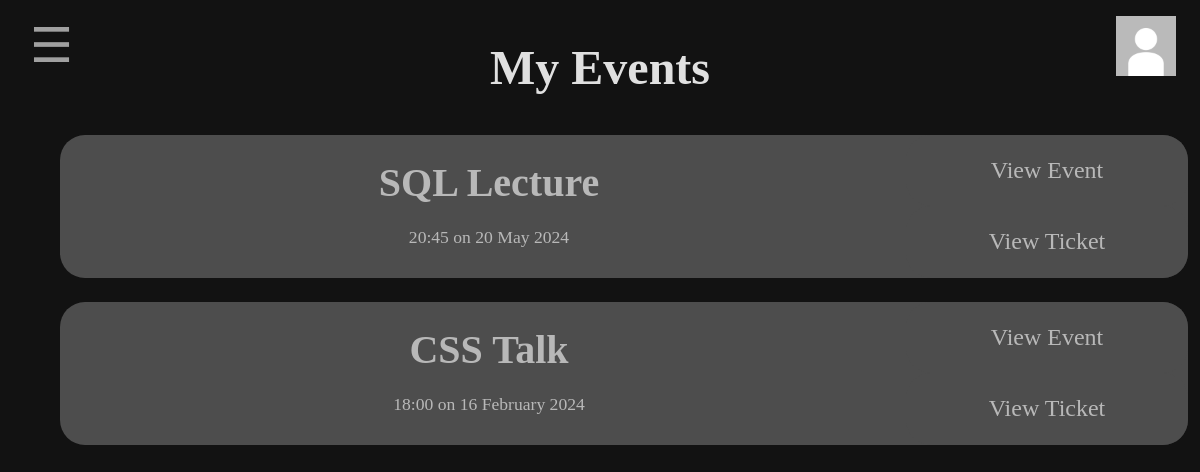
/myEvents (signed in), run on the app's committed database.
### db_schema.py (models this page shows, shortened)
class Event(db.Model):
    __tablename__ = 'events'
    id = db.Column(db.Integer, primary_key=True)
    name = db.Column(db.Text()) #Event name
    start = db.Column(db.DateTime) #Start date and time
    duration = db.Column(db.Time) #Duration
    capacity = db.Column(db.Integer) #Capacity
    active = db.Column(db.PickleType) #Whether the event is still happening (not cancelled)
    warning = db.Column(db.Boolean) #Whether the event is near capacity
    full = db.Column(db.Boolean) #Whether the event is full
    attendees = db.Column(db.PickleType) #List of users attending the event
    def getFormattedDate(self):
        return str(self.start.hour) + ":" + str(self.start.strftime("%M")) + " on " + str(self.start.day) + " " + self.start.strftime("%B") + " " + str(self.start.year)

### eventbyte.py (the view)
@app.route('/myEvents', methods = ['GET', 'POST'])
@login_required
def myEvents():
    events = current_user.getEvents()
    if len(events)>0:
        events.sort(reverse=True, key=(lambda event: event.start))
    attendedTickets = Ticket.query.filter_by(userId = current_user.id, attended = True).all()
    attendedIds = [ticket.eventId for ticket in attendedTickets]
    return render_template("myEvents.html", events = events, isSuperUser = (current_user.id == 1), attendedIds = attendedIds, pfp = getPfpPath(current_user))

### db_schema.py (called while the page is built)
    def getEvents(self):
        eventList = pickle.loads(self.events)
        events = []
        for event in eventList:
            events.append(Event.query.filter_by(name = event).first())
        return events

### eventbyte.py (called while the page is built)
@login_manager.user_loader
def load_user(userId):
    return User.query.get(int(userId))

def getPfpPath(user):
    if os.path.exists(f"static/images/{user.id}.jpeg"):
        return f"/static/images/{user.id}.jpeg"
    else:
        return "/static/images/defaultpfp.jpeg"

### templates/myEvents.html (shortened to what this page needs)
<!DOCTYPE html>
<html lang="en">
    <head>
        <link rel="stylesheet" href="/static/css/layout.css" type="text/css">
    </head>
    <body>
        <div class="contentWrapper">
            <button class="openMenu" type="button" id="openMenu" onclick="openMenu();">&#9776;</button>
            <img class="pfp" alt="Profile Picture" src="{{ pfp }}" name="profilePicture" id="profilePicture">
            <h2>My Events</h2>
            <div class="eventList">
                {% for event in events %}
                    <div class="eventListItem" {% if event.active == False %}style="background-color: #333333;" {% endif %}>
                        <h3>{{ event.name }}</h3>
                        <p>{{ event.getFormattedDate() }}</p>
                        <a href="/event?event={{ event.name }}">
                            <button type="submit" class="viewEvent" id="viewEvent">View Event</button>
                        </a>
                        <a href="/viewTicket?eventId={{ event.id }}" target="_blank">
                            <button type="submit" class="viewEvent" id="viewTicket" target="_blank" {% if event.active == False %} disabled {% endif %}>View Ticket</button>
                        </a>
                    </div>
                {% else %}
                    <div class="eventListItem">
                        <h3 class="noEvents">You have not signed up to any events yet.</h3>
                    </div>
                {% endfor %}
            </div>
        </div>
    </body>
</html>

### static/css/layout.css (style rules this page uses)
body { margin:0; padding:0; background-color: #121212; }
h2 { font-family: "EB Garamond", serif; text-align: center; color: #FFFFFF; opacity: 87%; font-size: 300%; }
h3 { font-family: "EB Garamond", serif; text-align: center; color: #FFFFFF; opacity: 87%; font-size: 200%; }
.eventListItem h3 { color: #FFFFFF; opacity: 60%; font-size: 250%; margin-top: 0; position: relative; text-align: center; width: 75%; margin-bottom: 2%; }
p { font-family: "EB Garamond", serif; color: #FFFFFF; opacity: 60%; margin-bottom: 0.5%; }
.eventListItem p { margin-top: 0; color: #FFFFFF; opacity: 60%; position: relative; text-align: center; width: 75%; font-size: 110%; }
a { font-weight: bold; color: #087cc4; }
button { cursor: pointer; }
button.openMenu { font-size: 300%; color: #FFFFFF; opacity: 60%; position: absolute; top: 2%; left: 2%; background-color: #121212; border: none; z-index: 1; }
button.viewEvent { height: 100%; width: 25%; position: absolute; right: 0; top: 0; background-color: #4D4D4D; text-align: center; border: none; border-radius: 25px; color: #FFFFFF; opacity: 60%; font-size: 150%; font-family: "EB Garamond", serif; }
button#viewEvent { height: 50%; }
button#viewTicket { height: 50%; top: 50%; }
img.pfp { z-index: 1; position: fixed; top: 2%; right: 2%; width: 5%; }
.contentWrapper { width: 100%; height: fit-content; }
.eventListItem { position: relative; display: block; width: 90%; margin-left: 5%; background-color: #4D4D4D; transition: 0.5s; border-radius: 25px; padding: 2%; margin-top: 2%; }

### data on the page
Event: name "SQL Lecture", getFormattedDate "20:45 on 20 May 2024"
Event: name "CSS Talk", getFormattedDate "18:00 on 16 February 2024"
